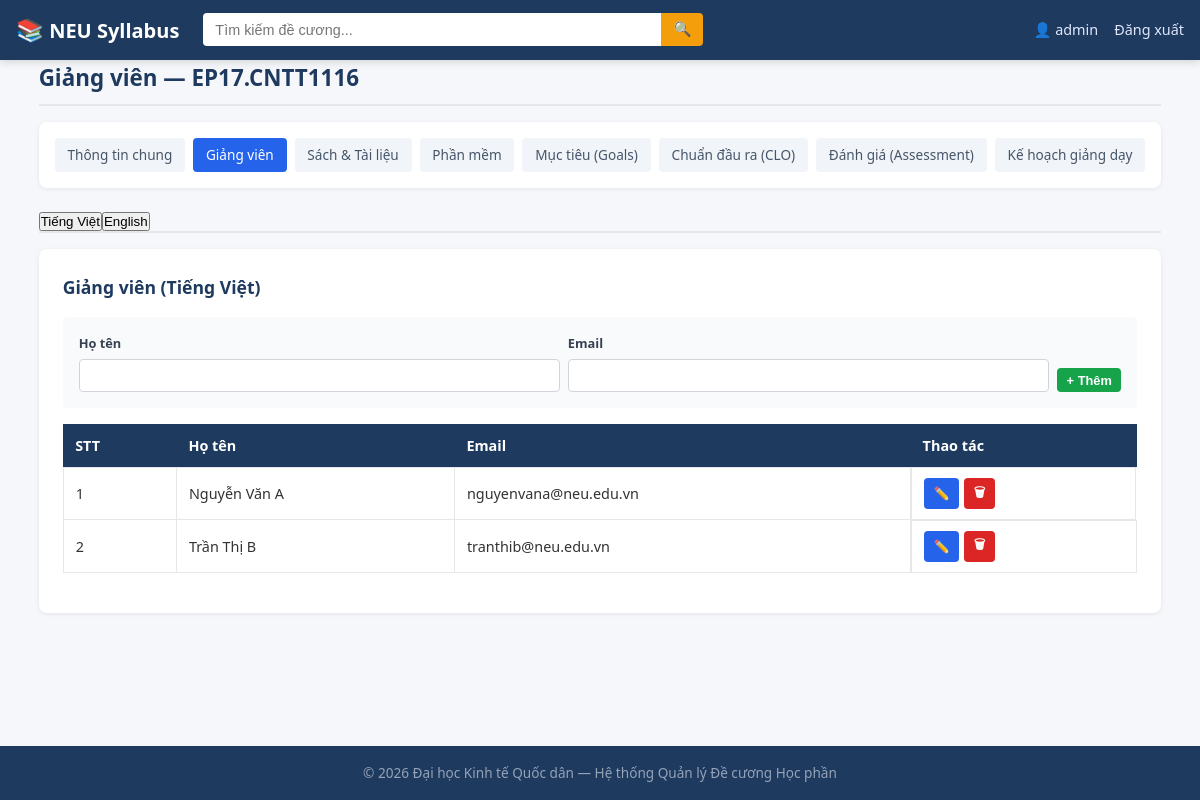
Page /admin/syllabus/1/instructors (signed in) on the committed database.
### tables this page shows
CREATE TABLE syllabi (
    id INTEGER PRIMARY KEY AUTOINCREMENT,
    course_code TEXT UNIQUE NOT NULL,
    course_title_vi TEXT,
    course_title_en TEXT,
    credits INTEGER DEFAULT 0,
    contact_hours INTEGER DEFAULT 0,
    self_study_hours INTEGER DEFAULT 0,
    training_program TEXT,
    decision_date TEXT,
    decision_number TEXT,
    prerequisite_courses_vi TEXT,
    prerequisite_courses_en TEXT,
    num_prerequisite_courses TEXT DEFAULT 'None',
    description_vi TEXT,
    description_en TEXT,
    clo_assessment_vi TEXT,
    clo_assessment_en TEXT,
    course_requirements_vi TEXT,
    course_requirements_en TEXT,
    adjustment_time TEXT,
    created_at TIMESTAMP DEFAULT CURRENT_TIMESTAMP,
    updated_at TIMESTAMP DEFAULT CURRENT_TIMESTAMP
);

CREATE TABLE syllabus_instructors (
    id INTEGER PRIMARY KEY AUTOINCREMENT,
    syllabus_id INTEGER NOT NULL,
    language TEXT NOT NULL DEFAULT 'VI',
    full_name TEXT NOT NULL,
    email TEXT,
    FOREIGN KEY (syllabus_id) REFERENCES syllabi(id) ON DELETE CASCADE
);

### app.py (the view, shortened to what this page needs)
@app.route('/admin/syllabus/<int:syllabus_id>/instructors', methods=['GET', 'POST'])
@admin_required
def admin_instructors(syllabus_id):
    syllabus = models.get_syllabus_by_id(syllabus_id)
    if not syllabus:
        flash('Không tìm thấy đề cương.', 'danger')
        return redirect(url_for('admin_dashboard'))
    items_vi = models.get_sub_items('syllabus_instructors', syllabus_id, 'VI')
    items_en = models.get_sub_items('syllabus_instructors', syllabus_id, 'EN')
    return render_template('admin/instructors.html',
                           syllabus=syllabus, items_vi=items_vi, items_en=items_en)

### app.py (called while the page is built)
def admin_required(view):
    @functools.wraps(view)
    def wrapped(**kwargs):
        if 'user_id' not in session:
            flash('Vui lòng đăng nhập để tiếp tục.', 'warning')
            return redirect(url_for('login'))
        if session.get('role') != 'admin':
            flash('Bạn không có quyền truy cập trang này.', 'danger')
            return redirect(url_for('index'))
        return view(**kwargs)
    return wrapped

### models.py (called while the page is built)
def get_db():
    conn = sqlite3.connect(config.DATABASE)
    conn.row_factory = sqlite3.Row
    conn.execute("PRAGMA foreign_keys = ON")
    return conn

def get_syllabus_by_id(syllabus_id):
    db = get_db()
    row = db.execute("SELECT * FROM syllabi WHERE id = ?", (syllabus_id,)).fetchone()
    db.close()
    return row

def get_sub_items(table, syllabus_id, language=None, order_by=None):
    db = get_db()
    allowed_tables = {
        'syllabus_instructors', 'syllabus_books', 'syllabus_software',
        'course_goals', 'learning_outcomes', 'course_assessments', 'teaching_plans'
    }
    if table not in allowed_tables:
        db.close()
        return []
    sql = f"SELECT * FROM {table} WHERE syllabus_id = ?"
    params = [syllabus_id]
    if language:
        sql += " AND language = ?"
        params.append(language)
    if order_by:
        allowed_order = {'week', 'order_num', 'goal_code', 'clo_code', 'id'}
        if order_by in allowed_order:
            sql += f" ORDER BY {order_by}"
    else:
        sql += " ORDER BY id"
    rows = db.execute(sql, params).fetchall()
    db.close()
    return rows

### templates/admin/instructors.html (shortened to what this page needs)
{% set page_title = "Giảng viên" %}
{% set active_tab = "instructors" %}
{% extends 'admin/sub_base.html' %}
{% block admin_content %}
<div class="tab-content active" data-lang="vi">
    <div class="admin-panel">
        <h3>Giảng viên (Tiếng Việt)</h3>
        <form method="post" class="inline-form">
            <div class="form-group">
                <label>Họ tên</label>
                <input type="text" name="full_name" required>
            </div>
            <div class="form-group">
                <label>Email</label>
                <input type="email" name="email">
            </div>
            <button type="submit" class="btn btn-success btn-sm">+ Thêm</button>
        </form>
        {% if items_vi %}
        <table class="data-table">
            <thead><tr><th>STT</th><th>Họ tên</th><th>Email</th><th>Thao tác</th></tr></thead>
            <tbody>
            {% for item in items_vi %}
            <tr>
                <td>{{ loop.index }}</td>
                <td>{{ item['full_name'] }}</td>
                <td>{{ item['email'] }}</td>
                <td class="action-btns">
                    <button class="btn btn-primary btn-sm" onclick="toggleEditRow({{ item['id'] }})">✏️</button>
                    <form method="post" style="display:inline" onsubmit="return confirmDelete(this);">
                        <button type="submit" class="btn btn-danger btn-sm">🗑</button>
                    </form>
                </td>
            </tr>
            {% endfor %}
            </tbody>
        </table>
        {% else %}
        <p class="empty-note">Chưa có giảng viên nào.</p>
        {% endif %}
    </div>
</div>
{% endblock %}

### templates/admin/sub_base.html
{% extends 'base.html' %}
{% block content %}
<section class="section">
    <h2>{{ page_title }} — {{ syllabus['course_code'] }}</h2>
    <div class="sub-nav">
        <a href="{{ url_for('admin_syllabus_edit', syllabus_id=syllabus['id']) }}" {% if active_tab == 'general' %}class="active"{% endif %}>Thông tin chung</a>
        <a href="{{ url_for('admin_instructors', syllabus_id=syllabus['id']) }}" {% if active_tab == 'instructors' %}class="active"{% endif %}>Giảng viên</a>
        <a href="{{ url_for('admin_books', syllabus_id=syllabus['id']) }}" {% if active_tab == 'books' %}class="active"{% endif %}>Sách & Tài liệu</a>
        <a href="{{ url_for('admin_software', syllabus_id=syllabus['id']) }}" {% if active_tab == 'software' %}class="active"{% endif %}>Phần mềm</a>
        <a href="{{ url_for('admin_goals', syllabus_id=syllabus['id']) }}" {% if active_tab == 'goals' %}class="active"{% endif %}>Mục tiêu (Goals)</a>
        <a href="{{ url_for('admin_outcomes', syllabus_id=syllabus['id']) }}" {% if active_tab == 'outcomes' %}class="active"{% endif %}>Chuẩn đầu ra (CLO)</a>
        <a href="{{ url_for('admin_assessments', syllabus_id=syllabus['id']) }}" {% if active_tab == 'assessments' %}class="active"{% endif %}>Đánh giá (Assessment)</a>
        <a href="{{ url_for('admin_teaching_plan', syllabus_id=syllabus['id']) }}" {% if active_tab == 'teaching_plan' %}class="active"{% endif %}>Kế hoạch giảng dạy</a>
    </div>
    <div class="lang-tabs" style="margin-bottom:1rem;">
        <button type="button" class="admin-lang-tab active" data-lang="vi" onclick="switchAdminTab('vi')">Tiếng Việt</button>
        <button type="button" class="admin-lang-tab" data-lang="en" onclick="switchAdminTab('en')">English</button>
    </div>
    {% block admin_content %}{% endblock %}
</section>
{% endblock %}

### static/css/style.css (style rules this page uses)
*, *::before, *::after { box-sizing: border-box; margin: 0; padding: 0; }
html { font-size: 16px; scroll-behavior: smooth; }
body { font-family: 'Segoe UI', Tahoma, Geneva, Verdana, sans-serif; line-height: 1.6; color: #333; background: #f5f7fa; min-height: 100vh; display: flex; flex-direction: column; }
a { color: #2563eb; text-decoration: none; }
.section { margin-bottom: 2rem; }
.section h2 { font-size: 1.4rem; color: #1e3a5f; margin-bottom: 1rem; padding-bottom: 0.5rem; border-bottom: 2px solid #e5e7eb; }
.data-table { width: 100%; border-collapse: collapse; margin-bottom: 1rem; }
.data-table th { background: #1e3a5f; color: white; padding: 0.6rem 0.75rem; font-weight: 600; text-align: left; font-size: 0.9rem; }
.data-table td { padding: 0.6rem 0.75rem; border: 1px solid #e5e7eb; font-size: 0.9rem; }
.lang-tabs { display: flex; gap: 0; margin-bottom: 1.5rem; border-bottom: 2px solid #e5e7eb; }
.btn { display: inline-block; padding: 0.5rem 1rem; border: none; border-radius: 4px; font-size: 0.9rem; font-weight: 600; cursor: pointer; text-align: center; transition: background 0.2s; }
.btn-primary { background: #2563eb; color: white; }
.btn-success { background: #16a34a; color: white; }
.btn-danger { background: #dc2626; color: white; }
.btn-sm { padding: 0.3rem 0.6rem; font-size: 0.8rem; }
.form-group { margin-bottom: 1rem; }
.form-group label { display: block; font-weight: 600; color: #374151; margin-bottom: 0.3rem; font-size: 0.9rem; }
.form-group input, .form-group select, .form-group textarea { width: 100%; padding: 0.5rem 0.75rem; border: 1px solid #d1d5db; border-radius: 4px; font-size: 0.9rem; font-family: inherit; outline: none; transition: border-color 0.2s; }
.action-btns { display: flex; gap: 0.3rem; flex-wrap: wrap; }
.sub-nav { display: flex; flex-wrap: wrap; gap: 0.5rem; margin-bottom: 1.5rem; padding: 1rem; background: white; border-radius: 8px; box-shadow: 0 1px 4px rgba(0,0,0,0.08); }
.sub-nav a { padding: 0.4rem 0.8rem; background: #f1f5f9; border-radius: 4px; font-size: 0.85rem; color: #475569; font-weight: 500; }
.sub-nav a.active { background: #2563eb; color: white; }
.admin-panel { background: white; padding: 1.5rem; border-radius: 8px; box-shadow: 0 1px 4px rgba(0,0,0,0.08); margin-bottom: 1.5rem; }
.admin-panel h3 { color: #1e3a5f; margin-bottom: 1rem; font-size: 1.1rem; }
.tab-content { display: none; }
.tab-content.active { display: block; }
.inline-form { display: flex; gap: 0.5rem; flex-wrap: wrap; align-items: end; padding: 1rem; background: #f8fafc; border-radius: 4px; margin-bottom: 1rem; }
.inline-form .form-group { margin-bottom: 0; flex: 1; min-width: 150px; }
.inline-form .form-group label { font-size: 0.8rem; }
.inline-form .form-group input, .inline-form .form-group select, .inline-form .form-group textarea { font-size: 0.85rem; padding: 0.4rem 0.6rem; }

### rows in the picture
syllabi: course_code "EP17.CNTT1116"
syllabus_instructors: full_name "Nguyễn Văn A", email "nguyenvana@neu.edu.vn"
syllabus_instructors: full_name "Trần Thị B", email "tranthib@neu.edu.vn"

### other values in the picture
{{ session.get('username') }} "admin"
{{ page_title }} "Giảng viên"
